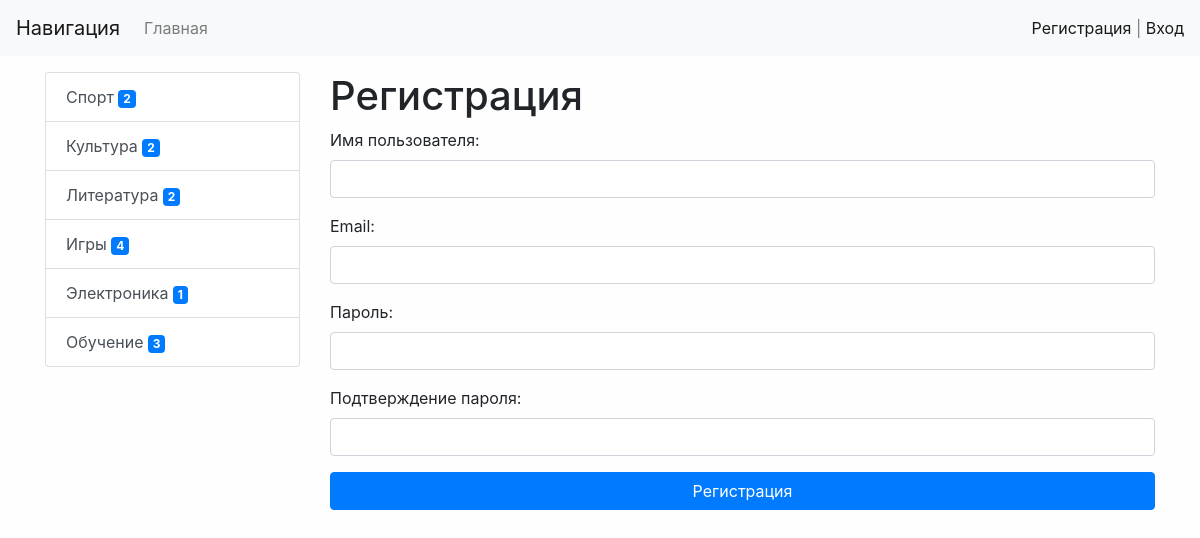
Screenshot of /register/ with the database file from the repository.
### news/models.py (models this page shows, shortened)
class Category(models.Model):
    title = models.CharField(max_length=150, db_index=True, verbose_name='Категория')
    objects = models.Manager()
    def get_absolute_url(self):
        return reverse('category', kwargs={"category_id": self.pk})
    class Meta:
        verbose_name = 'Категория'
        verbose_name_plural = 'Категории'
        ordering = ['title']

### news/views.py (the view)
# urls.py: path('register/', register, name='register'),
def register(request):
    if request.method == 'POST':
        form = UserRegisterForm(request.POST)
        if form.is_valid():
            user = form.save()
            login(request, user)
            messages.success(request, 'Регистрация прошла успешно')
            return redirect('home')
        else:
            messages.error(request, 'Ошибка регистрации')
    else:
        form = UserRegisterForm()
    return render(request, 'news/register.html', {"form": form})

### news/forms.py
class UserRegisterForm(UserCreationForm):
    username = forms.CharField(label='Имя пользователя', widget=forms.TextInput(attrs={"class": "form-control"}))
    password1 = forms.CharField(label='Пароль', widget=forms.PasswordInput(attrs={"class": "form-control"}))
    password2 = forms.CharField(label='Подтверждение пароля',
                                widget=forms.PasswordInput(attrs={"class": "form-control"}))
    email = forms.EmailField(label='Email', widget=forms.EmailInput(attrs={"class": "form-control"}))
    class Meta:
        model = User
        fields = ['username', 'email', 'password1', 'password2']

### news/templatetags/news_tags.py (called while the page is built)
@register.inclusion_tag('news/list_categories.html')
def show_categories():
    categories = Category.objects.annotate(cnt=Count('news', filter=F('news__is_published'))).filter(cnt__gt=0)
    return {"categories": categories}

### news/templates/news/register.html (shortened to what this page needs)
{% extends 'base.html' %}
{% block sidebar %}
{% include 'inc/_sidebar.html' %}
{% endblock %}
{% block content %}
<h1>Регистрация</h1>
<form action="{% url 'register' %}" method="post">
    {{ form.as_p }}
    <button type="submit" class="btn btn-primary btn-block">Регистрация</button>
</form>
{% endblock %}

### news/templates/news/list_categories.html
<div class="list-group">
    {% for item in categories %}
    <a href="{{ item.get_absolute_url }}" class="list-group-item list-group-item-action">{{ item.title }} <span
            class="badge badge-primary badge-pull">{{ item.cnt }}</span></a>
    {% endfor %}
</div>

### mysite/static/css/style.css (style rules this page uses)
body { background-color: #fefefe; }

### rows the page displays
Category: title "Спорт", cnt "2"
Category: title "Культура", cnt "2"
Category: title "Литература", cnt "2"
Category: title "Игры", cnt "4"
Category: title "Электроника", cnt "1"
Category: title "Обучение", cnt "3"
